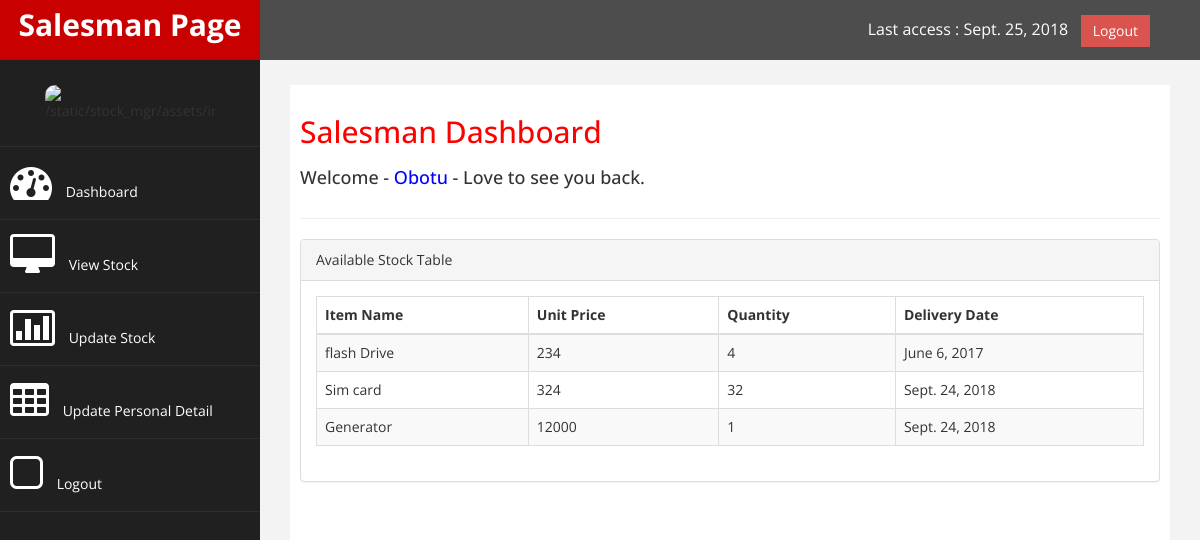
Screenshot of /salesman/view/Abah/ (signed in) with the database file from the repository.
### salesman_mgr/models.py (models this page shows, shortened)
class SalesStock(models.Model):
	user           = models.ForeignKey(User)
	itemName       = models.CharField(max_length = 40)
	itemCode       = models.CharField(max_length = 40)
	quantity       = models.IntegerField()
	unit_price     = models.IntegerField()
	date_added     = models.DateTimeField(auto_now_add = True)
	date_restocked = models.DateTimeField(auto_now_add = False, auto_now=True)

### salesman_mgr/views.py (the view)
# urls.py: url(r'^view/(?P<username>[\w.@+-]+)/$', views.viewStock, name='view_stock'),
@login_required()
def viewStock(request, username):
	context = {}
	view_stock = SalesStock.objects.filter(user = request.user)
	context.update({'view_stock':view_stock, 'username':username, 'time':datetime.now(),'attr': UserAccount.objects.get_or_none(user=request.user)})
	return render(request, 'salesman_mgr/stockView.html', context)

### stock_mgr/models.py (called while the page is built)
	def get_or_none(self, **kwargs):
		try:
			return self.get(**kwargs)
		except ObjectDoesNotExist:
			return None

### salesman_mgr/templates/salesman_mgr/stockView.html
{% extends 'salesman_mgr/base.html' %}
{% load staticfiles %}
        {% block user %} {{ user.username }} {% endblock user %}
        {% block notification %}
                <div class="panel panel-default">
                        <div class="panel-heading">
                           Available Stock Table
                        </div>
                        <div class="panel-body">
                            <div class="table-responsive">
                                <table class="table table-striped table-bordered table-hover">
                                    <thead>
    	                                <tr>
    	                                    <th>Item Name</th> <th> Unit Price</th> <th>Quantity</th> <th>Delivery Date</th>
    	                                </tr>
                                    </thead>
                                    <tbody>
                                    {% for stock in view_stock %}
    	                                <tr>
    	                                    <td>{{ stock.itemName }}</td> <td>{{ stock.unit_price }}</td> <td>{{ stock.quantity }}</td> <td>{{ stock.date_added|date }}</td>
    	                                </tr>
    	                            {% endfor %}
                                    </tbody>
                                </table>
                            </div>
                        </div>
                    </div>
              {% endblock notification %}

### static/stock_mgr/assets/css/custom.css (style rules this page uses)
body { font-family: 'Open Sans', sans-serif; }

### rows the page displays
SalesStock: itemName "flash Drive", unit_price "234", quantity "4", date_added "June 6, 2017"
SalesStock: itemName "Sim card", unit_price "324", quantity "32", date_added "Sept. 24, 2018"
SalesStock: itemName "Generator", unit_price "12000", quantity "1", date_added "Sept. 24, 2018"

### other values shown
{{ user.username }} "Obotu"
